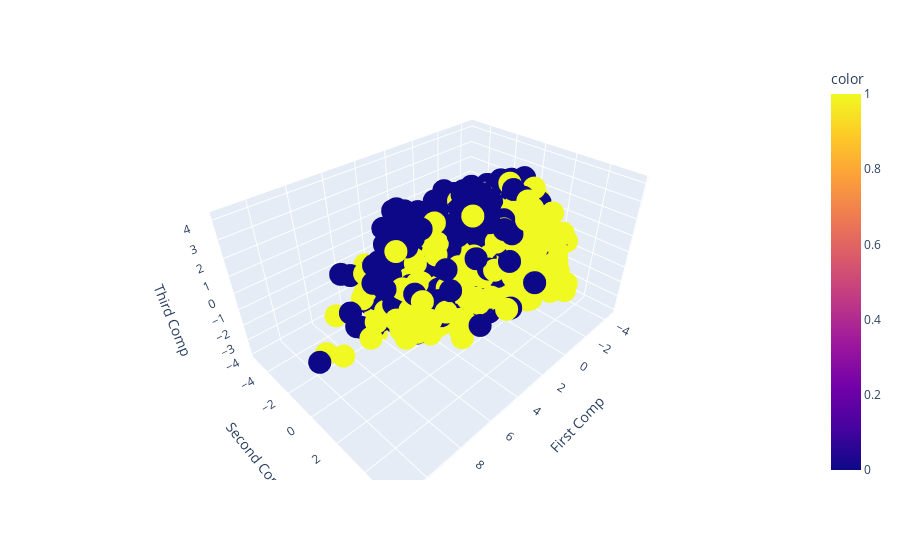

Notebook cell for this chart:
### Code cell
import plotly.express as px

from sklearn.decomposition import PCA
from sklearn.preprocessing import StandardScaler, FunctionTransformer
from sklearn.pipeline import Pipeline


pca = Pipeline([("standarize", StandardScaler()), ("pca",PCA(n_components = 3)), ("dataframe", FunctionTransformer(lambda x: pd.DataFrame(x, columns = ["First Comp", "Second Comp", "Third Comp"])))]).fit(X)
X3D = pca.transform(X)
px.scatter_3d(x = "First Comp", y = "Second Comp",z = "Third Comp", data_frame= X3D, color= y)

### Figure 1 — Plotly figure (JSON) as saved in the notebook; plotly's stock layout.template omitted (floating-point values rounded to 4 significant figures; data arrays with more than 128 entries replaced by an {"elided": "..."} marker saying what was removed)
{"data": [{"hovertemplate": "First Comp=%{x}<br>Second Comp=%{y}<br>Third Comp=%{z}<br>color=%{marker.color}<extra></extra>", "legendgroup": "", "marker": {"color": {"elided": "6014 int values"}, "coloraxis": "coloraxis", "symbol": "circle"}, "mode": "markers", "name": "", "scene": "scene", "showlegend": false, "type": "scatter3d", "x": {"elided": "6014 float values"}, "y": {"elided": "6014 float values"}, "z": {"elided": "6014 float values"}}], "layout": {"coloraxis": {"colorbar": {"title": {"text": "color"}}, "colorscale": [[0, "#0d0887"], [0.1111, "#46039f"], [0.2222, "#7201a8"], [0.3333, "#9c179e"], [0.4444, "#bd3786"], [0.5556, "#d8576b"], [0.6667, "#ed7953"], [0.7778, "#fb9f3a"], [0.8889, "#fdca26"], [1, "#f0f921"]]}, "legend": {"tracegroupgap": 0}, "margin": {"t": 60}, "scene": {"domain": {"x": [0, 1], "y": [0, 1]}, "xaxis": {"title": {"text": "First Comp"}}, "yaxis": {"title": {"text": "Second Comp"}}, "zaxis": {"title": {"text": "Third Comp"}}}}}
